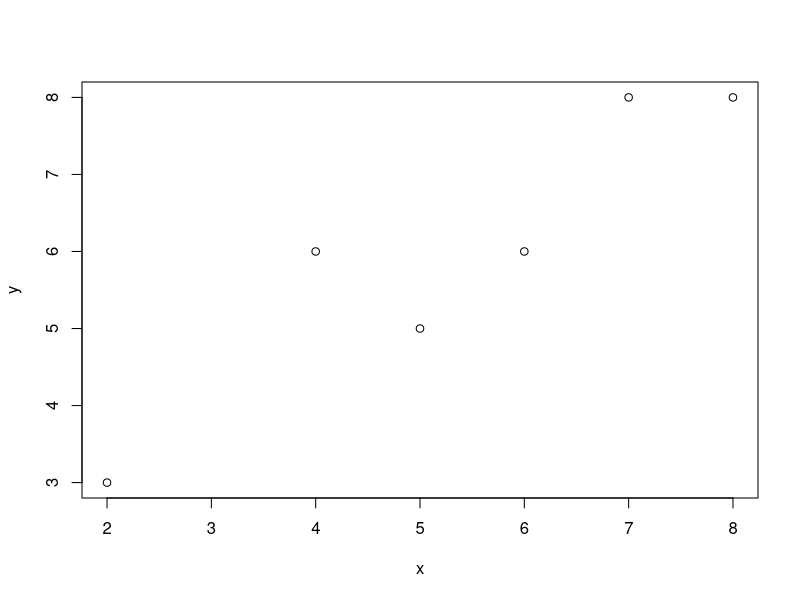

The R script that drew this image:
## ---- chunk 1
ex<-T
## ---- chunk 2
m<-c(5,-1,2)
m
## ---- chunk 3
str(m)
## ---- chunk 4
x<-c(1,4,3)
x
## ---- chunk 5
b<-7
y<-sum(m*x)+b
y
## ---- chunk 6
x<-c(2,5,4)
y<-sum(m*x)+b
y
## ---- chunk 7
x<-c(2,5,4,6,7,8)
y<-c(3,5,6,6,8,8)
## ---- chunk 8
plot(x,y)
## ---- chunk 9
model<-lm(y~x)
summary(model)
